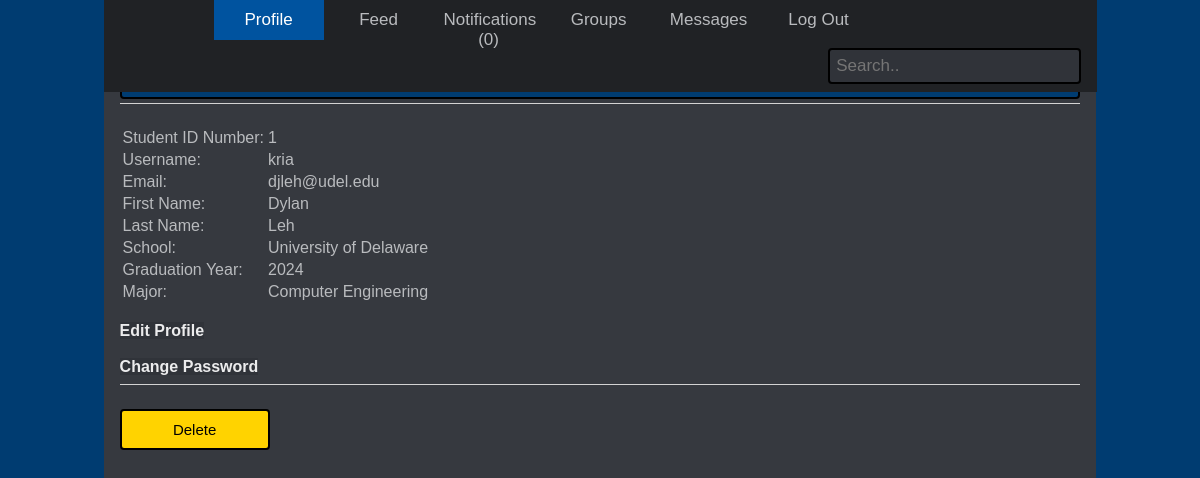
Page /profile/user?id=1 (signed in) on the earlier database version.
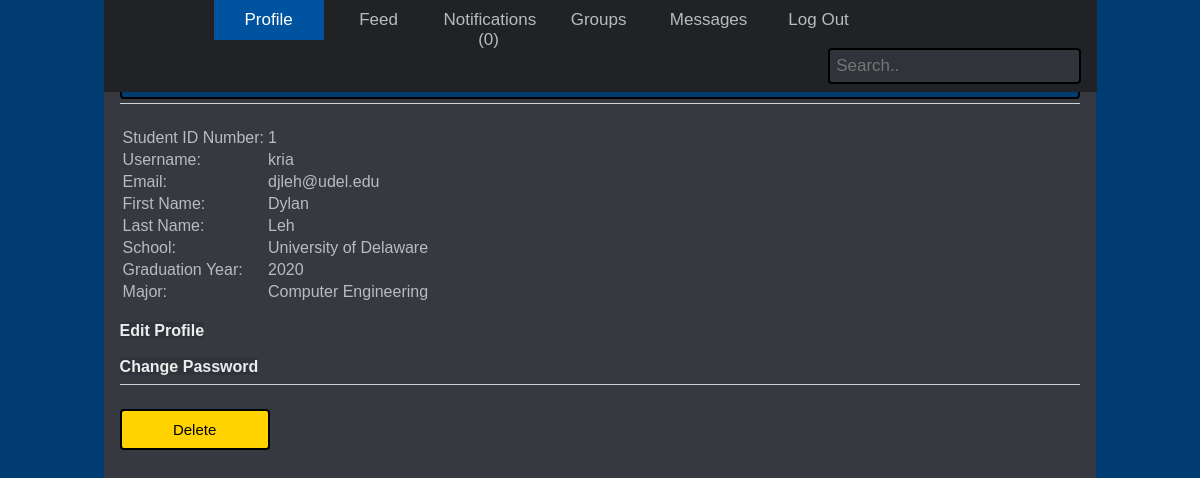
Same page on the later database version.
### tables this page shows
CREATE TABLE user (
  id INTEGER PRIMARY KEY AUTOINCREMENT,
  username TEXT UNIQUE NOT NULL,
  password TEXT NOT NULL,
  fname TEXT NOT NULL,
  lname TEXT NOT NULL,
  school TEXT NOT NULL,
  gradyear INTEGER NOT NULL,
  major TEXT NOT NULL,
  email TEXT NOT NULL,
  notifs INTEGER DEFAULT 0
);

### studybreak/user.py (the view)
@bp.route('/user', methods=('GET', 'POST'))
@login_required
def profile():
    user = get_user(request.args.get('id', None))
    return render_template('profile/user.html', user=user, active="profile")

### studybreak/auth.py (called while the page is built)
def login_required(view):
    @functools.wraps(view)
    def wrapped_view(**kwargs):
        if g.user is None:
            return redirect(url_for('auth.login'))
        return view(**kwargs)
    return wrapped_view

@bp.before_app_request
def load_logged_in_user():
    user_id = session.get('user_id')
    g.memberlist = []
    if user_id is None:
        g.user = None
    else:
        g.user = get_db().execute(
            'SELECT * FROM user WHERE id = ?', (user_id,)
        ).fetchone()
        g.grouplist = get_subscribed_groups(format(int(user_id), '05'))
        try:
            g.memberlist = get_subscribed_members(g.grouplist[0])
        except:
            print()

### studybreak/db.py (called while the page is built)
def get_db():
    if 'db' not in g:
        g.db = sqlite3.connect(
            current_app.config['DATABASE'],
            detect_types=sqlite3.PARSE_DECLTYPES
        )
        g.db.row_factory = sqlite3.Row
    return g.db

### studybreak/group.py (called while the page is built)
def get_subscribed_groups(uid):
    group_list = []
    db = get_db()
    garray = db.execute('SELECT * FROM groups WHERE members IS NOT NULL ORDER BY gname').fetchall()
    for row in garray:
        if str(uid) in row[2]:
            group_list.append(row[1])
    return group_list

### studybreak/templates/profile/user.html
{% extends 'base.html' %}
{% block header %}
  <h1>{% block title %}Profile{% endblock %}</h1>
{% endblock %}
{% block content %}
    <br>
    <table>
            <tr>
                <th></th>
                <th></th>
            </tr>
            <tr>
                <td>Student ID Number:</td>
                <td>{{ user[0] }}</td>
            </tr>
            <tr>
                <td>Username:</td>
                <td>{{ user[1] }}</td>
            </tr>
            <tr>
                <td>Email:</td>
                <td>{{ user[7] }}</td>
            </tr>
            <tr>
                <td>First Name:</td>
                <td>{{ user[2] }}</td>
            </tr>
            <tr>
                <td>Last Name:</td>
                <td>{{ user[3] }}</td>
            </tr>
            <tr>
                <td>School:</td>
                <td>{{ user[4] }}</td>
            </tr>
            <tr>
                <td>Graduation Year:</td>
                <td>{{ user[5] }}</td>
            </tr>
            <tr>
                <td>Major:</td>
                <td>{{ user[6] }}</td>
            </tr>
    </table>
    <br>
    {% if g.user['id'] == user[0] %}
        <a href="{{ url_for('profile.edit') }}">Edit Profile</a><br><br>
        <a href="{{ url_for('profile.change_pass') }}">Change Password</a>
        <hr>
        <form action="{{ url_for('profile.deleteAccount') }}">
        <input class="danger" type="submit" value="Delete" onclick="return confirm('Are you sure?');">
        </form>
    {% else %}
        <a href="{{ url_for('pm.tryConv', id=user[0]) }}">Message</a>
    {% endif %}
{% endblock %}

### studybreak/templates/base.html (shortened to what this page needs)
<!doctype html>
<link rel="stylesheet" href="{{ url_for('static', filename='style.css') }}">
<div class="topnav">
    <a class="{% if active=='home' %}active{%endif %}" href="{{ url_for('index') }}">
      <img src="https://cdn.discordapp.com/attachments/574782032962519064/576136389972721674/studybreaklogostarter.png" style="width:70px;height:14px;">
    </a>
    {% if g.user %}
    <a class="{% if active=='profile' %}active{%endif %}" href="{{ url_for('profile.profile', id=g.user['id']) }}">Profile</a>
    <a class="{% if active=='feed' %}active{%endif %}" href="{{ url_for('blog.index') }}">Feed</a>
    <a class="{% if active=='notif' %}active{% elif g.user['notifs'] %}notif{% endif %}" href="{{ url_for('notif.index') }}">Notifications ({{ g.user['notifs'] }})</a>
    <a class="{% if active=='groups' %}active{%endif %}" href="{{ url_for('groups.load_groups') }}">Groups</a>
    <a class="{% if active=='messages' %}active{%endif %}" href="{{ url_for('pm.getConvs') }}">Messages</a>
    <a href="{{ url_for('auth.logout') }}">Log Out</a>
    {% else %}
      <a class="{% if active=='register' %}active{%endif %}" href="{{ url_for('auth.register') }}">Register</a>
      <a class="{% if active=='login' %}active{%endif %}" href="{{ url_for('auth.login') }}">Log In</a>
    {% endif %}
    <form action="{{ url_for('auth.search') }}" method="POST">
    <div class="search-container">
        <input type="text" placeholder="Search.." name="search" id="search">
    </div>
    </form>
  </div>
<section class="content">
  <header>
    {% block header %}{% endblock %}
  </header>
  {% block content %}{% endblock %}
</section>

Differences in the rows shown:
changed user "kria": gradyear "2024" → "2020"
